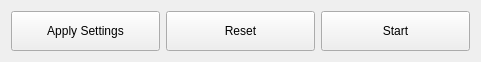
   <widget class="QWidget" name="horizontalLayoutWidget_9">
    <property name="geometry">
     <rect>
      <x>10</x>
      <y>600</y>
      <width>481</width>
      <height>42</height>
     </rect>
    </property>
    <layout class="QHBoxLayout" name="horizontalLayout_9">
     <item>
      <widget class="QPushButton" name="apply_config_pushButton">
       <property name="minimumSize">
        <size>
         <width>0</width>
         <height>40</height>
        </size>
       </property>
       <property name="toolTip">
        <string>&lt;html&gt;&lt;head/&gt;&lt;body&gt;&lt;p align=&quot;center&quot;&gt;&lt;span style=&quot; font-size:8pt;&quot;&gt;Apply all currently configured settings to the config.ini file.&lt;/span&gt;&lt;/p&gt;&lt;p align=&quot;center&quot;&gt;&lt;span style=&quot; font-size:8pt;&quot;&gt;If settings are not applied prior to starting the test, the test will run with whatever settings were last applied to the config file. &lt;/span&gt;&lt;/p&gt;&lt;p align=&quot;center&quot;&gt;&lt;span style=&quot; font-size:8pt;&quot;&gt;Make sure to apply settings before running test or saving a config file.&lt;/span&gt;&lt;/p&gt;&lt;/body&gt;&lt;/html&gt;</string>
       </property>
       <property name="text">
       <string>Apply Settings</string>
       </property>
      </widget>
     </item>
     <item>
      <widget class="QPushButton" name="reset_config_pushButton">
       <property name="minimumSize">
        <size>
         <width>0</width>
         <height>40</height>
        </size>
       </property>
       <property name="toolTip">
        <string>&lt;html&gt;&lt;head/&gt;&lt;body&gt;&lt;p align=&quot;center&quot;&gt;&lt;span style=&quot; font-size:8pt;&quot;&gt;Resets the config.ini file to default settings, which are loaded from the default.config.ini file.&lt;/span&gt;&lt;/p&gt;&lt;/body&gt;&lt;/html&gt;</string>
       </property>
       <property name="text">
        <string>Reset</string>
       </property>
      </widget>
     </item>
     <item>
      <widget class="QPushButton" name="start_test_pushButton">
       <property name="minimumSize">
        <size>
         <width>0</width>
         <height>40</height>
        </size>
       </property>
       <property name="toolTip">
       <string>&lt;html&gt;&lt;head/&gt;&lt;body&gt;&lt;p align=&quot;center&quot;&gt;&lt;span style=&quot; font-size:8pt;&quot;&gt;Validate and apply all current settings, then start CoreCycler.&lt;/span&gt;&lt;/p&gt;&lt;/body&gt;&lt;/html&gt;</string>
       </property>
       <property name="text">
        <string>Start</string>
       </property>
      </widget>
     </item>
    </layout>
   </widget>
